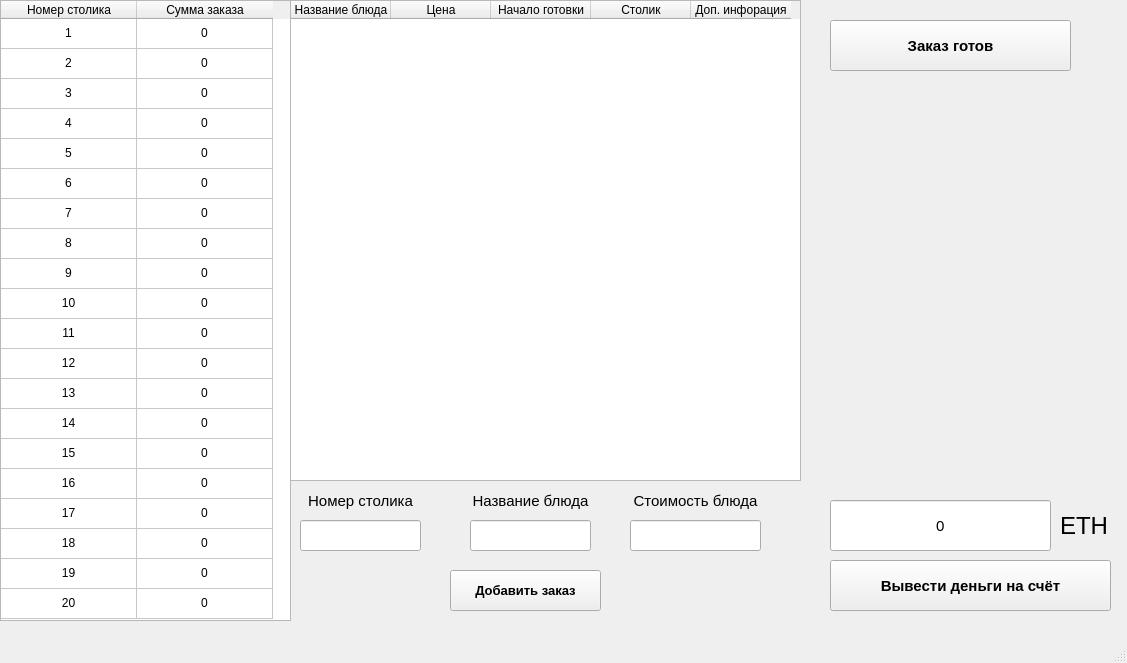
<?xml version="1.0" encoding="UTF-8"?>
<ui version="4.0">
 <class>AdminWindow</class>
 <widget class="QMainWindow" name="AdminWindow">
  <property name="geometry">
   <rect>
    <x>0</x>
    <y>0</y>
    <width>1127</width>
    <height>663</height>
   </rect>
  </property>
  <property name="windowTitle">
   <string>MainWindow</string>
  </property>
  <widget class="QWidget" name="centralwidget">
   <widget class="QTableWidget" name="tableWidget">
    <property name="geometry">
     <rect>
      <x>0</x>
      <y>0</y>
      <width>291</width>
      <height>621</height>
     </rect>
    </property>
    <property name="sizePolicy">
     <sizepolicy hsizetype="Expanding" vsizetype="Expanding">
      <horstretch>0</horstretch>
      <verstretch>0</verstretch>
     </sizepolicy>
    </property>
    <property name="layoutDirection">
     <enum>Qt::LeftToRight</enum>
    </property>
    <property name="textElideMode">
     <enum>Qt::ElideRight</enum>
    </property>
    <property name="rowCount">
     <number>20</number>
    </property>
    <attribute name="horizontalHeaderVisible">
     <bool>true</bool>
    </attribute>
    <attribute name="horizontalHeaderDefaultSectionSize">
     <number>136</number>
    </attribute>
    <attribute name="verticalHeaderVisible">
     <bool>false</bool>
    </attribute>
    <row>
     <property name="text">
      <string/>
     </property>
    </row>
    <row>
     <property name="text">
      <string/>
     </property>
    </row>
    <row>
     <property name="text">
      <string/>
     </property>
    </row>
    <row>
     <property name="text">
      <string/>
     </property>
    </row>
    <row>
     <property name="text">
      <string/>
     </property>
    </row>
    <row>
     <property name="text">
      <string/>
     </property>
    </row>
    <row>
     <property name="text">
      <string/>
     </property>
    </row>
    <row>
     <property name="text">
      <string/>
     </property>
    </row>
    <row>
     <property name="text">
      <string/>
     </property>
    </row>
    <row>
     <property name="text">
      <string/>
     </property>
    </row>
    <row>
     <property name="text">
      <string/>
     </property>
    </row>
    <row>
     <property name="text">
      <string/>
     </property>
    </row>
    <row>
     <property name="text">
      <string/>
     </property>
    </row>
    <row>
     <property name="text">
      <string/>
     </property>
    </row>
    <row>
     <property name="text">
      <string/>
     </property>
    </row>
    <row>
     <property name="text">
      <string/>
     </property>
    </row>
    <row>
     <property name="text">
      <string/>
     </property>
    </row>
    <row>
     <property name="text">
      <string/>
     </property>
    </row>
    <row>
     <property name="text">
      <string/>
     </property>
    </row>
    <row>
     <property name="text">
      <string/>
     </property>
    </row>
    <column>
     <property name="text">
      <string>Номер столика</string>
     </property>
    </column>
    <column>
     <property name="text">
      <string>Сумма заказа</string>
     </property>
    </column>
    <item row="0" column="0">
     <property name="text">
      <string>1</string>
     </property>
     <property name="textAlignment">
      <set>AlignCenter</set>
     </property>
    </item>
    <item row="0" column="1">
     <property name="text">
      <string>0</string>
     </property>
     <property name="textAlignment">
      <set>AlignCenter</set>
     </property>
    </item>
    <item row="1" column="0">
     <property name="text">
      <string>2</string>
     </property>
     <property name="textAlignment">
      <set>AlignCenter</set>
     </property>
    </item>
    <item row="1" column="1">
     <property name="text">
      <string>0</string>
     </property>
     <property name="textAlignment">
      <set>AlignCenter</set>
     </property>
    </item>
    <item row="2" column="0">
     <property name="text">
      <string>3</string>
     </property>
     <property name="textAlignment">
      <set>AlignCenter</set>
     </property>
    </item>
    <item row="2" column="1">
     <property name="text">
      <string>0</string>
     </property>
     <property name="textAlignment">
      <set>AlignCenter</set>
     </property>
    </item>
    <item row="3" column="0">
     <property name="text">
      <string>4</string>
     </property>
     <property name="textAlignment">
      <set>AlignCenter</set>
     </property>
    </item>
    <item row="3" column="1">
     <property name="text">
      <string>0</string>
     </property>
     <property name="textAlignment">
      <set>AlignCenter</set>
     </property>
    </item>
    <item row="4" column="0">
     <property name="text">
      <string>5</string>
     </property>
     <property name="textAlignment">
      <set>AlignCenter</set>
     </property>
    </item>
    <item row="4" column="1">
     <property name="text">
      <string>0</string>
     </property>
     <property name="textAlignment">
      <set>AlignCenter</set>
     </property>
    </item>
    <item row="5" column="0">
     <property name="text">
      <string>6</string>
     </property>
     <property name="textAlignment">
      <set>AlignCenter</set>
     </property>
    </item>
    <item row="5" column="1">
     <property name="text">
      <string>0</string>
     </property>
     <property name="textAlignment">
      <set>AlignCenter</set>
     </property>
    </item>
    <item row="6" column="0">
     <property name="text">
      <string>7</string>
     </property>
     <property name="textAlignment">
      <set>AlignCenter</set>
     </property>
    </item>
    <item row="6" column="1">
     <property name="text">
      <string>0</string>
     </property>
     <property name="textAlignment">
      <set>AlignCenter</set>
     </property>
    </item>
    <item row="7" column="0">
     <property name="text">
      <string>8</string>
     </property>
     <property name="textAlignment">
      <set>AlignCenter</set>
     </property>
    </item>
    <item row="7" column="1">
     <property name="text">
      <string>0</string>
     </property>
     <property name="textAlignment">
      <set>AlignCenter</set>
     </property>
    </item>
    <item row="8" column="0">
     <property name="text">
      <string>9</string>
     </property>
     <property name="textAlignment">
      <set>AlignCenter</set>
     </property>
    </item>
    <item row="8" column="1">
     <property name="text">
      <string>0</string>
     </property>
     <property name="textAlignment">
      <set>AlignCenter</set>
     </property>
    </item>
    <item row="9" column="0">
     <property name="text">
      <string>10</string>
     </property>
     <property name="textAlignment">
      <set>AlignCenter</set>
     </property>
    </item>
    <item row="9" column="1">
     <property name="text">
      <string>0</string>
     </property>
     <property name="textAlignment">
      <set>AlignCenter</set>
     </property>
    </item>
    <item row="10" column="0">
     <property name="text">
      <string>11</string>
     </property>
     <property name="textAlignment">
      <set>AlignCenter</set>
     </property>
    </item>
    <item row="10" column="1">
     <property name="text">
      <string>0</string>
     </property>
     <property name="textAlignment">
      <set>AlignCenter</set>
     </property>
    </item>
    <item row="11" column="0">
     <property name="text">
      <string>12</string>
     </property>
     <property name="textAlignment">
      <set>AlignCenter</set>
     </property>
    </item>
    <item row="11" column="1">
     <property name="text">
      <string>0</string>
     </property>
     <property name="textAlignment">
      <set>AlignCenter</set>
     </property>
    </item>
    <item row="12" column="0">
     <property name="text">
      <string>13</string>
     </property>
     <property name="textAlignment">
      <set>AlignCenter</set>
     </property>
    </item>
    <item row="12" column="1">
     <property name="text">
      <string>0</string>
     </property>
     <property name="textAlignment">
      <set>AlignCenter</set>
     </property>
    </item>
    <item row="13" column="0">
     <property name="text">
      <string>14</string>
     </property>
     <property name="textAlignment">
      <set>AlignCenter</set>
     </property>
    </item>
    <item row="13" column="1">
     <property name="text">
      <string>0</string>
     </property>
     <property name="textAlignment">
      <set>AlignCenter</set>
     </property>
    </item>
    <item row="14" column="0">
     <property name="text">
      <string>15</string>
     </property>
     <property name="textAlignment">
      <set>AlignCenter</set>
     </property>
    </item>
    <item row="14" column="1">
     <property name="text">
      <string>0</string>
     </property>
     <property name="textAlignment">
      <set>AlignCenter</set>
     </property>
    </item>
    <item row="15" column="0">
     <property name="text">
      <string>16</string>
     </property>
     <property name="textAlignment">
      <set>AlignCenter</set>
     </property>
    </item>
    <item row="15" column="1">
     <property name="text">
      <string>0</string>
     </property>
     <property name="textAlignment">
      <set>AlignCenter</set>
     </property>
    </item>
    <item row="16" column="0">
     <property name="text">
      <string>17</string>
     </property>
     <property name="textAlignment">
      <set>AlignCenter</set>
     </property>
    </item>
    <item row="16" column="1">
     <property name="text">
      <string>0</string>
     </property>
     <property name="textAlignment">
      <set>AlignCenter</set>
     </property>
    </item>
    <item row="17" column="0">
     <property name="text">
      <string>18</string>
     </property>
     <property name="textAlignment">
      <set>AlignCenter</set>
     </property>
    </item>
    <item row="17" column="1">
     <property name="text">
      <string>0</string>
     </property>
     <property name="textAlignment">
      <set>AlignCenter</set>
     </property>
    </item>
    <item row="18" column="0">
     <property name="text">
      <string>19</string>
     </property>
     <property name="textAlignment">
      <set>AlignCenter</set>
     </property>
    </item>
    <item row="18" column="1">
     <property name="text">
      <string>0</string>
     </property>
     <property name="textAlignment">
      <set>AlignCenter</set>
     </property>
    </item>
    <item row="19" column="0">
     <property name="text">
      <string>20</string>
     </property>
     <property name="textAlignment">
      <set>AlignCenter</set>
     </property>
    </item>
    <item row="19" column="1">
     <property name="text">
      <string>0</string>
     </property>
     <property name="textAlignment">
      <set>AlignCenter</set>
     </property>
    </item>
   </widget>
   <widget class="QPushButton" name="OrderReadyButton">
    <property name="geometry">
     <rect>
      <x>830</x>
      <y>20</y>
      <width>241</width>
      <height>51</height>
     </rect>
    </property>
    <property name="font">
     <font>
      <pointsize>11</pointsize>
      <weight>75</weight>
      <bold>true</bold>
     </font>
    </property>
    <property name="text">
     <string>Заказ готов</string>
    </property>
   </widget>
   <widget class="QPushButton" name="AddOrderButton">
    <property name="geometry">
     <rect>
      <x>450</x>
      <y>570</y>
      <width>151</width>
      <height>41</height>
     </rect>
    </property>
    <property name="font">
     <font>
      <pointsize>10</pointsize>
      <weight>75</weight>
      <bold>true</bold>
     </font>
    </property>
    <property name="text">
     <string>Добавить заказ</string>
    </property>
   </widget>
   <widget class="QLineEdit" name="lineEdit">
    <property name="geometry">
     <rect>
      <x>300</x>
      <y>520</y>
      <width>121</width>
      <height>31</height>
     </rect>
    </property>
    <property name="alignment">
     <set>Qt::AlignCenter</set>
    </property>
   </widget>
   <widget class="QLineEdit" name="lineEdit_3">
    <property name="geometry">
     <rect>
      <x>630</x>
      <y>520</y>
      <width>131</width>
      <height>31</height>
     </rect>
    </property>
    <property name="alignment">
     <set>Qt::AlignCenter</set>
    </property>
   </widget>
   <widget class="QPushButton" name="GetMoneyButton">
    <property name="geometry">
     <rect>
      <x>830</x>
      <y>560</y>
      <width>281</width>
      <height>51</height>
     </rect>
    </property>
    <property name="font">
     <font>
      <pointsize>11</pointsize>
      <weight>75</weight>
      <bold>true</bold>
     </font>
    </property>
    <property name="text">
     <string>Вывести деньги на счёт</string>
    </property>
   </widget>
   <widget class="QTableWidget" name="tableWidget_2">
    <property name="geometry">
     <rect>
      <x>290</x>
      <y>0</y>
      <width>511</width>
      <height>481</height>
     </rect>
    </property>
    <attribute name="verticalHeaderVisible">
     <bool>false</bool>
    </attribute>
    <column>
     <property name="text">
      <string>Название блюда</string>
     </property>
    </column>
    <column>
     <property name="text">
      <string>Цена</string>
     </property>
    </column>
    <column>
     <property name="text">
      <string>Начало готовки</string>
     </property>
    </column>
    <column>
     <property name="text">
      <string>Столик</string>
     </property>
    </column>
    <column>
     <property name="text">
      <string>Доп. инфорация</string>
     </property>
    </column>
   </widget>
   <widget class="QLabel" name="label">
    <property name="geometry">
     <rect>
      <x>300</x>
      <y>490</y>
      <width>121</width>
      <height>21</height>
     </rect>
    </property>
    <property name="font">
     <font>
      <pointsize>11</pointsize>
     </font>
    </property>
    <property name="text">
     <string>Номер столика</string>
    </property>
    <property name="alignment">
     <set>Qt::AlignCenter</set>
    </property>
   </widget>
   <widget class="QLineEdit" name="lineEdit_2">
    <property name="geometry">
     <rect>
      <x>470</x>
      <y>520</y>
      <width>121</width>
      <height>31</height>
     </rect>
    </property>
    <property name="alignment">
     <set>Qt::AlignCenter</set>
    </property>
   </widget>
   <widget class="QLabel" name="label_2">
    <property name="geometry">
     <rect>
      <x>460</x>
      <y>490</y>
      <width>141</width>
      <height>21</height>
     </rect>
    </property>
    <property name="font">
     <font>
      <pointsize>11</pointsize>
     </font>
    </property>
    <property name="text">
     <string>Название блюда</string>
    </property>
    <property name="textFormat">
     <enum>Qt::PlainText</enum>
    </property>
    <property name="scaledContents">
     <bool>false</bool>
    </property>
    <property name="alignment">
     <set>Qt::AlignCenter</set>
    </property>
    <property name="wordWrap">
     <bool>false</bool>
    </property>
   </widget>
   <widget class="QLabel" name="label_3">
    <property name="geometry">
     <rect>
      <x>620</x>
      <y>490</y>
      <width>151</width>
      <height>21</height>
     </rect>
    </property>
    <property name="font">
     <font>
      <pointsize>11</pointsize>
     </font>
    </property>
    <property name="text">
     <string>Стоимость блюда</string>
    </property>
    <property name="textFormat">
     <enum>Qt::PlainText</enum>
    </property>
    <property name="scaledContents">
     <bool>false</bool>
    </property>
    <property name="alignment">
     <set>Qt::AlignCenter</set>
    </property>
    <property name="wordWrap">
     <bool>false</bool>
    </property>
   </widget>
   <widget class="QLineEdit" name="lineEdit_5">
    <property name="geometry">
     <rect>
      <x>830</x>
      <y>500</y>
      <width>221</width>
      <height>51</height>
     </rect>
    </property>
    <property name="font">
     <font>
      <pointsize>11</pointsize>
     </font>
    </property>
    <property name="text">
     <string>0</string>
    </property>
    <property name="alignment">
     <set>Qt::AlignCenter</set>
    </property>
   </widget>
   <widget class="QLabel" name="label_5">
    <property name="geometry">
     <rect>
      <x>1060</x>
      <y>500</y>
      <width>51</width>
      <height>51</height>
     </rect>
    </property>
    <property name="font">
     <font>
      <pointsize>18</pointsize>
      <weight>50</weight>
      <bold>false</bold>
     </font>
    </property>
    <property name="text">
     <string>ETH</string>
    </property>
   </widget>
  </widget>
  <widget class="QMenuBar" name="menubar">
   <property name="geometry">
    <rect>
     <x>0</x>
     <y>0</y>
     <width>1127</width>
     <height>21</height>
    </rect>
   </property>
  </widget>
  <widget class="QStatusBar" name="statusbar"/>
 </widget>
 <resources/>
 <connections/>
</ui>
